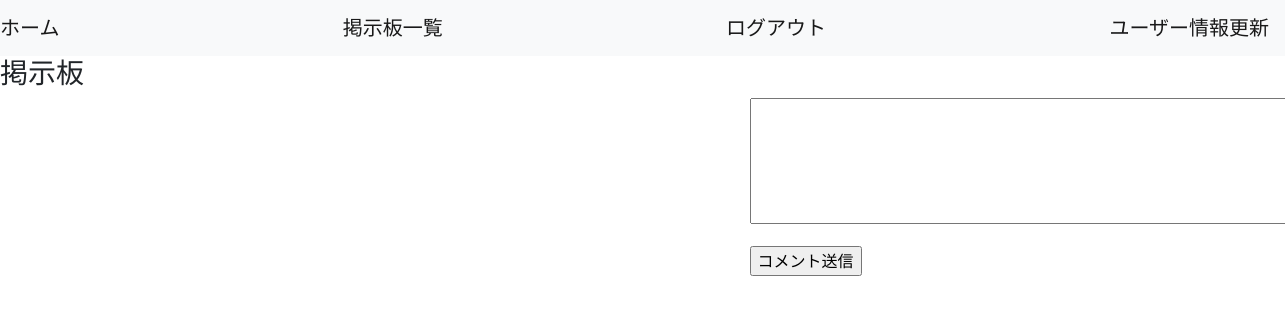
Page /boards/post_comments/1 (signed in) on the earlier database version.
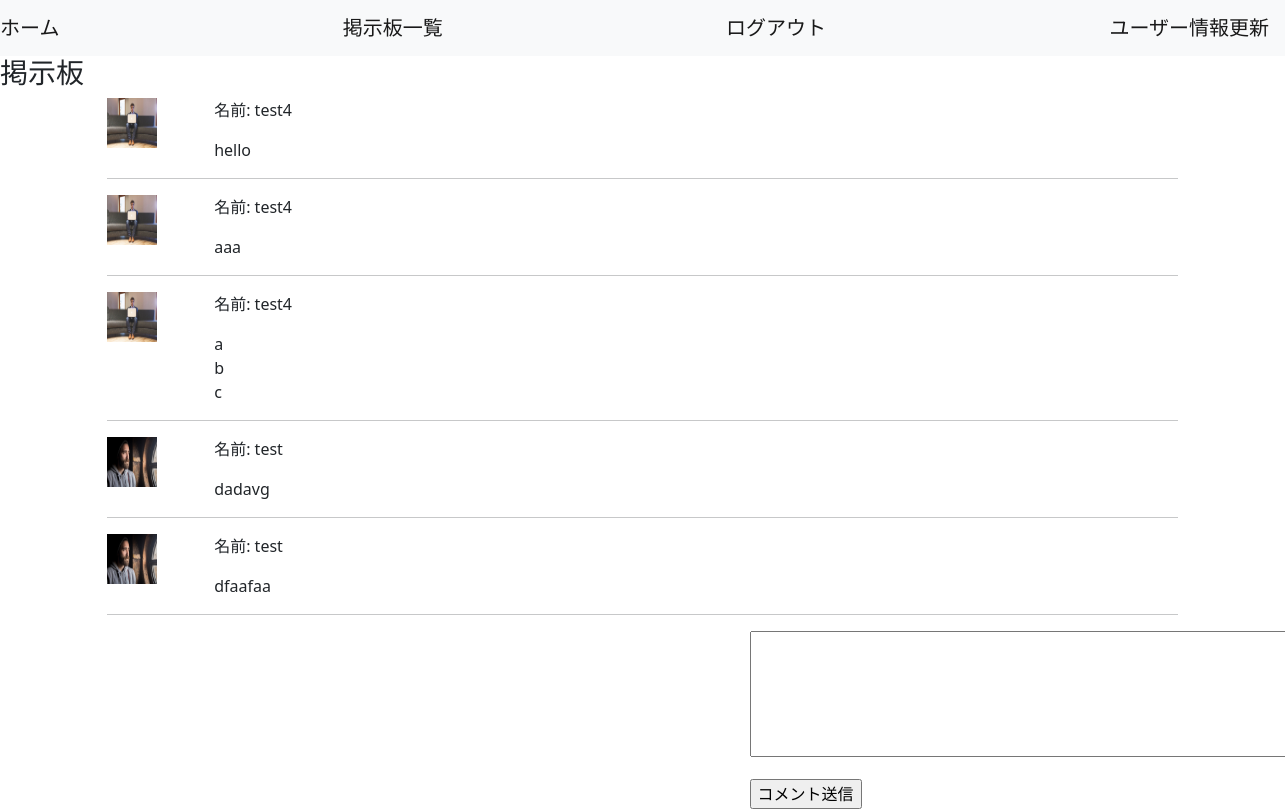
Same page on the later database version.
### boards/models.py (models this page shows)
class Comments(models.Model):
    comment = models.CharField(max_length=1000)
    user =models.ForeignKey(
        'accounts.Users', on_delete=models.CASCADE
    )
    theme = models.ForeignKey(
        'Themes', on_delete=models.CASCADE
    )
    objects = CommentsManager()
    class Meta:
        db_table = 'comments'

### accounts/models.py (models this page shows)
class Users(AbstractBaseUser, PermissionsMixin):
    username = models.CharField(max_length=255)
    age = models.PositiveIntegerField()
    email = models.EmailField(max_length=255, unique=True)
    is_active = models.BooleanField(default=False)
    is_staff = models.BooleanField(default=False)
    picture = models.FileField(null=True, upload_to='picture/')
    USERNAME_FIELD = 'email'
    REQUIRED_FIELDS = ['username']
    objects = UserManager()
    class Meta:
        db_table = 'users'

### boards/views.py (the view)
# urls.py: path('post_comments/<int:theme_id>', views.post_comments, name='post_comments'),
def post_comments(request, theme_id):
    post_comment_form = forms.PostCommentForm(request.POST or None)
    theme = get_object_or_404(Themes, id=theme_id)
    comments = Comments.objects.fetch_by_theme_id(theme_id)
    if post_comment_form.is_valid():
        post_comment_form.instance.theme =theme
        post_comment_form.instance.user = request.user
        post_comment_form.save()
        return redirect('boards:post_comments', theme_id=theme_id)
    return render(
        request, 'boards/post_comments.html', context={
            'post_comment_form': post_comment_form,
            'theme': theme,
            'comments': comments,
        }
    )

### boards/forms.py
class PostCommentForm(forms.ModelForm):
    comment = forms.CharField(label='', widget=forms.Textarea(attrs={'rows':5, 'cols':60}))
    class Meta:
        model = Comments
        fields = ('comment', )

### boards/models.py (called while the page is built)
    def fetch_by_theme_id(self, theme_id):
        return self.filter(theme_id=theme_id).order_by('id').all()

### templates/boards/post_comments.html (shortened to what this page needs)
{% extends "base.html" %}
{% block content %}
<h3>{{ theme.title }}</h3>
{% for comment in comments %}
<div class="col-1 offset-1">
  {% if comment.user.picture %}
    <img style="float:left" width="50px" height="50" src="{{ comment.user.picture.url }}">
  {% endif %}
</div>
<div class="col-8 offset-2">
  <p>名前: {{ comment.user.username }}</p>
  <p>{{ comment.comment | linebreaks }}</p>
</div>
<div class="col-10 offset-1">
<hr>
</div>
{% endfor %}
{% if user.is_authenticated %}
<div class="col-4 offset-7">
  <form method="POST">
  {{ post_comment_form.as_p }}
  <input type="submit" value="コメント送信">
  </form>
</div>
{% endif %}
{% endblock %}

Differences in the rows shown:
added Comments: user.picture (picture), user.username "test4", comment "hello"
added Comments: user.picture (picture), user.username "test4", comment "aaa"
added Comments: user.picture (picture), user.username "test4", comment "a b c"
added Comments: user.picture (picture), user.username "test", comment "dadavg"
added Comments: user.picture (picture), user.username "test", comment "dfaafaa"
